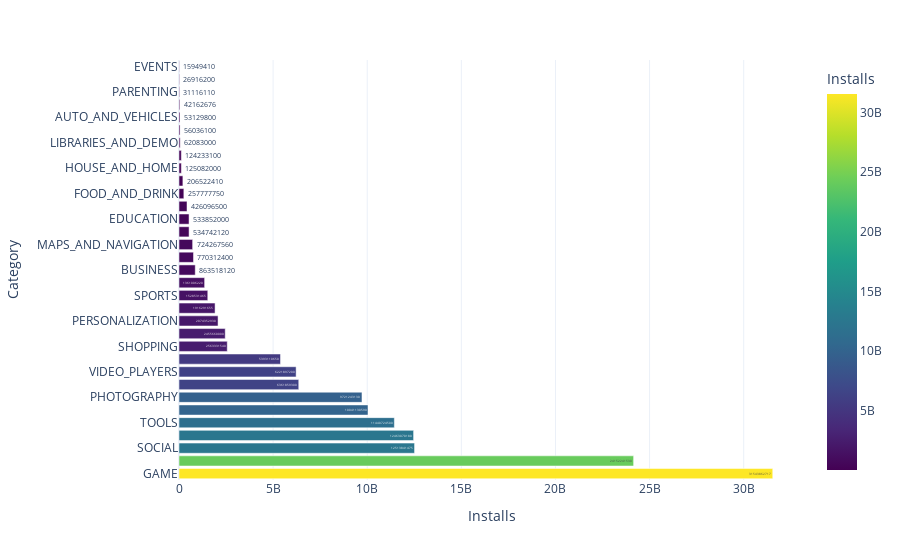

Source (notebook cell):
### Markdown cell above
### Horizontal Bar Chart - Most Popular Categories (Highest Downloads)

### Code cell
category_installs = df_apps_clean.groupby('Category')['Installs'].sum().reset_index()
category_installs = category_installs.sort_values('Installs',ascending=False)


fig = px.bar(
    category_installs,
    x='Installs',y='Category',
    orientation='h',
    text='Installs',
    color='Installs',
    color_continuous_scale='Viridis'
)
fig.update_layout(
    template='plotly_white'
)

fig.show()

### Figure 1 — Plotly figure (JSON) as saved in the notebook; plotly's stock layout.template omitted (floating-point values rounded to 4 significant figures)
{"data": [{"hovertemplate": "Installs=%{marker.color}<br>Category=%{y}<extra></extra>", "legendgroup": "", "marker": {"color": [31543862717, 24152241530, 12513841475, 12463070180, 11440724500, 10041130590, 9721243130, 6361859300, 6221897200, 5393110650, 2563331540, 2455660000, 2074352930, 1916291655, 1528531465, 1361006220, 863518120, 770312400, 724267560, 534742120, 533852000, 426096500, 257777750, 206522410, 125082000, 124233100, 62083000, 56036100, 53129800, 42162676, 31116110, 26916200, 15949410], "coloraxis": "coloraxis", "pattern": {"shape": ""}}, "name": "", "orientation": "h", "showlegend": false, "text": [31540000000.0, 24150000000.0, 12510000000.0, 12460000000.0, 11440000000.0, 10040000000.0, 9721000000.0, 6362000000.0, 6222000000.0, 5393000000.0, 2563000000.0, 2456000000.0, 2074000000.0, 1916000000.0, 1529000000.0, 1361000000.0, 863500000.0, 770300000.0, 724300000.0, 534700000.0, 533900000.0, 426100000.0, 257800000.0, 206500000.0, 125100000.0, 124200000.0, 62080000.0, 56040000.0, 53130000.0, 42160000.0, 31120000.0, 26920000.0, 15950000.0], "textposition": "auto", "type": "bar", "x": [31543862717, 24152241530, 12513841475, 12463070180, 11440724500, 10041130590, 9721243130, 6361859300, 6221897200, 5393110650, 2563331540, 2455660000, 2074352930, 1916291655, 1528531465, 1361006220, 863518120, 770312400, 724267560, 534742120, 533852000, 426096500, 257777750, 206522410, 125082000, 124233100, 62083000, 56036100, 53129800, 42162676, 31116110, 26916200, 15949410], "xaxis": "x", "y": ["GAME", "COMMUNICATION", "SOCIAL", "PRODUCTIVITY", "TOOLS", "FAMILY", "PHOTOGRAPHY", "TRAVEL_AND_LOCAL", "VIDEO_PLAYERS", "NEWS_AND_MAGAZINES", "SHOPPING", "ENTERTAINMENT", "PERSONALIZATION", "BOOKS_AND_REFERENCE", "SPORTS", "HEALTH_AND_FITNESS", "BUSINESS", "FINANCE", "MAPS_AND_NAVIGATION", "LIFESTYLE", "EDUCATION", "WEATHER", "FOOD_AND_DRINK", "DATING", "HOUSE_AND_HOME", "ART_AND_DESIGN", "LIBRARIES_AND_DEMO", "COMICS", "AUTO_AND_VEHICLES", "MEDICAL", "PARENTING", "BEAUTY", "EVENTS"], "yaxis": "y"}], "layout": {"barmode": "relative", "coloraxis": {"colorbar": {"title": {"text": "Installs"}}, "colorscale": [[0, "#440154"], [0.1111, "#482878"], [0.2222, "#3e4989"], [0.3333, "#31688e"], [0.4444, "#26828e"], [0.5556, "#1f9e89"], [0.6667, "#35b779"], [0.7778, "#6ece58"], [0.8889, "#b5de2b"], [1, "#fde725"]]}, "legend": {"tracegroupgap": 0}, "margin": {"t": 60}, "xaxis": {"anchor": "y", "domain": [0, 1], "title": {"text": "Installs"}}, "yaxis": {"anchor": "x", "domain": [0, 1], "title": {"text": "Category"}}}}
